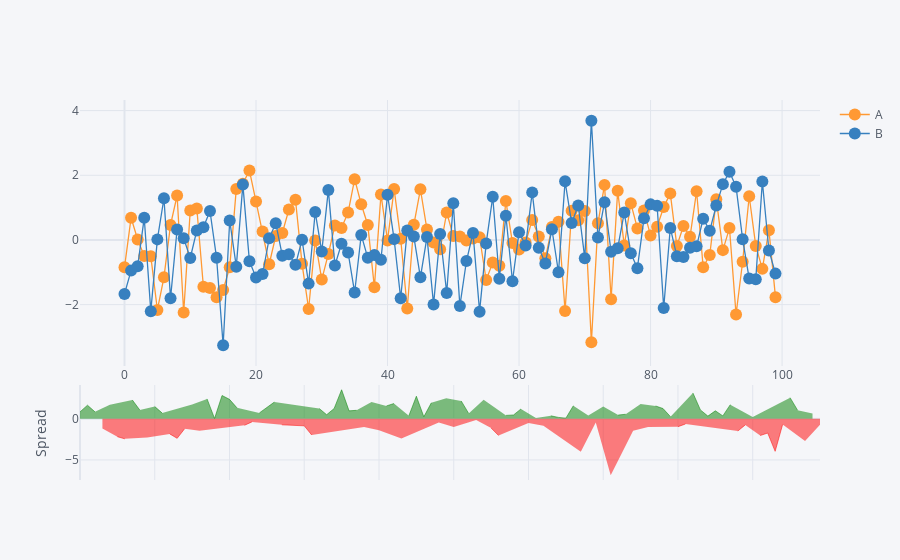

Notebook code for this chart:
### Code cell
df1[['A','B']].iplot(kind='spread',mode='lines+markers')

### Figure 1 — Plotly figure (JSON) as saved in the notebook; plotly's stock layout.template omitted (floating-point values rounded to 4 significant figures)
{"data": [{"line": {"color": "rgba(255, 153, 51, 1.0)", "dash": "solid", "shape": "linear", "width": 1.3}, "marker": {"size": 12, "symbol": "circle"}, "mode": "lines+markers", "name": "A", "text": "", "type": "scatter", "x": [0, 1, 2, 3, 4, 5, 6, 7, 8, 9, 10, 11, 12, 13, 14, 15, 16, 17, 18, 19, 20, 21, 22, 23, 24, 25, 26, 27, 28, 29, 30, 31, 32, 33, 34, 35, 36, 37, 38, 39, 40, 41, 42, 43, 44, 45, 46, 47, 48, 49, 50, 51, 52, 53, 54, 55, 56, 57, 58, 59, 60, 61, 62, 63, 64, 65, 66, 67, 68, 69, 70, 71, 72, 73, 74, 75, 76, 77, 78, 79, 80, 81, 82, 83, 84, 85, 86, 87, 88, 89, 90, 91, 92, 93, 94, 95, 96, 97, 98, 99], "y": [-0.846, 0.685, 0.01361, -0.4988, -0.5027, -2.165, -1.155, 0.4645, 1.374, -2.243, 0.9125, 0.9719, -1.449, -1.486, -1.771, -1.545, -0.845, 1.572, 1.741, 2.147, 1.186, 0.263, -0.7515, 0.1218, 0.2141, 0.9418, 1.243, -0.7377, -2.136, -0.01614, -1.224, -0.4312, 0.4474, 0.3696, 0.8472, 1.88, 1.105, 0.4633, -1.465, 1.408, -0.01538, 1.573, 0.03561, -2.119, 0.4675, 1.567, 0.3237, -0.07587, -0.2877, 0.8484, 0.1229, 0.1075, -0.01436, 0.04746, 0.08563, -1.239, -0.6995, -0.7972, 1.201, -0.09291, -0.2935, -0.07763, 0.6157, 0.1078, -0.5689, 0.3981, 0.5662, -2.196, 0.8997, 0.6117, 0.8982, -3.166, 0.5157, 1.703, -1.833, 1.519, -0.1746, 1.132, 0.3569, 0.9103, 0.1345, 0.4066, 1.015, 1.44, -0.1865, 0.4307, 0.09626, 1.508, -0.8427, -0.4678, 1.256, -0.315, 0.3672, -2.307, -0.6733, 1.352, -0.1848, -0.8944, 0.3026, -1.774]}, {"line": {"color": "rgba(55, 128, 191, 1.0)", "dash": "solid", "shape": "linear", "width": 1.3}, "marker": {"size": 12, "symbol": "circle"}, "mode": "lines+markers", "name": "B", "text": "", "type": "scatter", "x": [0, 1, 2, 3, 4, 5, 6, 7, 8, 9, 10, 11, 12, 13, 14, 15, 16, 17, 18, 19, 20, 21, 22, 23, 24, 25, 26, 27, 28, 29, 30, 31, 32, 33, 34, 35, 36, 37, 38, 39, 40, 41, 42, 43, 44, 45, 46, 47, 48, 49, 50, 51, 52, 53, 54, 55, 56, 57, 58, 59, 60, 61, 62, 63, 64, 65, 66, 67, 68, 69, 70, 71, 72, 73, 74, 75, 76, 77, 78, 79, 80, 81, 82, 83, 84, 85, 86, 87, 88, 89, 90, 91, 92, 93, 94, 95, 96, 97, 98, 99], "y": [-1.669, -0.9485, -0.8161, 0.6841, -2.202, 0.01754, 1.289, -1.805, 0.326, 0.04981, -0.5586, 0.2943, 0.3906, 0.8944, -0.5528, -3.254, 0.602, -0.8259, 1.711, -0.6615, -1.158, -1.053, 0.05015, 0.5166, -0.488, -0.4419, -0.7686, 0.006761, -1.35, 0.8627, -0.3601, 1.547, -0.7877, -0.1157, -0.3863, -1.626, 0.1552, -0.5535, -0.4631, -0.6139, 1.398, 0.02533, -1.803, 0.2898, 0.1055, -1.155, 0.09002, -1.993, 0.1854, -1.64, 1.133, -2.044, -0.6515, 0.2143, -2.217, -0.1068, 1.336, -1.198, 0.748, -1.277, 0.2411, -0.1732, 1.471, -0.2383, -0.7277, 0.3309, -1.002, 1.812, 0.5247, 1.064, -0.5678, 3.684, 0.07478, 1.166, -0.3644, -0.2562, 0.8456, -0.4119, -0.8737, 0.668, 1.1, 1.054, -2.105, 0.3721, -0.501, -0.5245, -0.2439, -0.1966, 0.6585, 0.2871, 1.065, 1.726, 2.108, 1.647, 0.02454, -1.194, -1.214, 1.809, -0.3244, -1.041]}, {"connectgaps": false, "fill": "tozeroy", "line": {"color": "green", "dash": "solid", "shape": "linear", "width": 0.5}, "mode": "lines", "name": "Spread", "showlegend": false, "type": "scatter", "x": [0, 1, 2, 3, 4, 5, 6, 7, 8, 9, 10, 11, 12, 13, 14, 15, 16, 17, 18, 19, 20, 21, 22, 23, 24, 25, 26, 27, 28, 29, 30, 31, 32, 33, 34, 35, 36, 37, 38, 39, 40, 41, 42, 43, 44, 45, 46, 47, 48, 49, 50, 51, 52, 53, 54, 55, 56, 57, 58, 59, 60, 61, 62, 63, 64, 65, 66, 67, 68, 69, 70, 71, 72, 73, 74, 75, 76, 77, 78, 79, 80, 81, 82, 83, 84, 85, 86, 87, 88, 89, 90, 91, 92, 93, 94, 95, 96, 97, 98, 99], "xaxis": "x2", "y": [0.823, 1.634, 0.8297, "", 1.699, "", "", 2.269, 1.048, "", 1.471, 0.6776, "", "", "", 1.71, "", 2.398, 0.02985, 2.808, 2.344, 1.317, "", "", 0.7021, 1.384, 2.011, "", "", "", "", "", 1.235, 0.4853, 1.233, 3.506, 0.9493, 1.017, "", 2.021, "", 1.548, 1.838, "", 0.362, 2.722, 0.2337, 1.917, "", 2.488, "", 2.152, 0.6372, "", 2.303, "", "", 0.4008, 0.4528, 1.184, "", 0.09554, "", 0.3461, 0.1588, 0.06718, 1.568, "", 0.3751, "", 1.466, "", 0.4409, 0.5367, "", 1.775, "", 1.544, 1.231, 0.2423, "", "", 3.12, 1.068, 0.3145, 0.9552, 0.3402, 1.704, "", "", 0.1904, "", "", "", "", 2.546, 1.03, "", 0.6269, ""], "yaxis": "y2"}, {"connectgaps": false, "fill": "tozeroy", "line": {"color": "red", "dash": "solid", "shape": "linear", "width": 0.5}, "mode": "lines", "name": "Spread", "showlegend": false, "type": "scatter", "x": [0, 1, 2, 3, 4, 5, 6, 7, 8, 9, 10, 11, 12, 13, 14, 15, 16, 17, 18, 19, 20, 21, 22, 23, 24, 25, 26, 27, 28, 29, 30, 31, 32, 33, 34, 35, 36, 37, 38, 39, 40, 41, 42, 43, 44, 45, 46, 47, 48, 49, 50, 51, 52, 53, 54, 55, 56, 57, 58, 59, 60, 61, 62, 63, 64, 65, 66, 67, 68, 69, 70, 71, 72, 73, 74, 75, 76, 77, 78, 79, 80, 81, 82, 83, 84, 85, 86, 87, 88, 89, 90, 91, 92, 93, 94, 95, 96, 97, 98, 99], "xaxis": "x2", "y": ["", "", "", -1.183, "", -2.182, -2.444, "", "", -2.293, "", "", -1.839, -2.38, -1.218, "", -1.447, "", "", "", "", "", -0.8016, -0.3947, "", "", "", -0.7445, -0.7855, -0.8788, -0.8643, -1.978, "", "", "", "", "", "", -1.002, "", -1.414, "", "", -2.409, "", "", "", "", -0.4731, "", -1.011, "", "", -0.1668, "", -1.132, -2.035, "", "", "", -0.5346, "", -0.8552, "", "", "", "", -4.007, "", -0.4524, "", -6.85, "", "", -1.469, "", -1.02, "", "", "", -0.9657, -0.647, "", "", "", "", "", "", -1.501, -0.7549, "", -2.041, -1.74, -3.954, -0.6978, "", "", -2.704, "", -0.733], "yaxis": "y2"}], "layout": {"hovermode": "x", "legend": {"bgcolor": "#F5F6F9", "font": {"color": "#4D5663"}}, "paper_bgcolor": "#F5F6F9", "plot_bgcolor": "#F5F6F9", "title": {"font": {"color": "#4D5663"}}, "xaxis": {"gridcolor": "#E1E5ED", "showgrid": true, "tickfont": {"color": "#4D5663"}, "title": {"font": {"color": "#4D5663"}, "text": ""}, "zerolinecolor": "#E1E5ED"}, "xaxis2": {"anchor": "y2", "gridcolor": "#E1E5ED", "showgrid": true, "showticklabels": false, "tickfont": {"color": "#4D5663"}, "title": {"font": {"color": "#4D5663"}, "text": ""}, "zerolinecolor": "#E1E5ED"}, "yaxis": {"domain": [0.3, 1], "gridcolor": "#E1E5ED", "showgrid": true, "tickfont": {"color": "#4D5663"}, "title": {"font": {"color": "#4D5663"}, "text": ""}, "zerolinecolor": "#E1E5ED"}, "yaxis2": {"domain": [0, 0.25], "gridcolor": "#E1E5ED", "showgrid": true, "tickfont": {"color": "#4D5663"}, "title": {"font": {"color": "#4D5663"}, "text": "Spread"}, "zerolinecolor": "#E1E5ED"}}}
